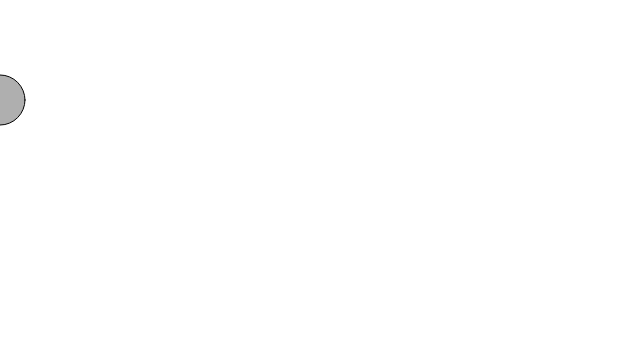
Frame 1 (no input)
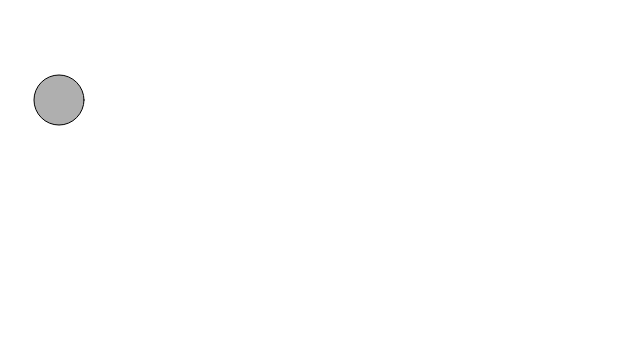
Frame 60 (no input)
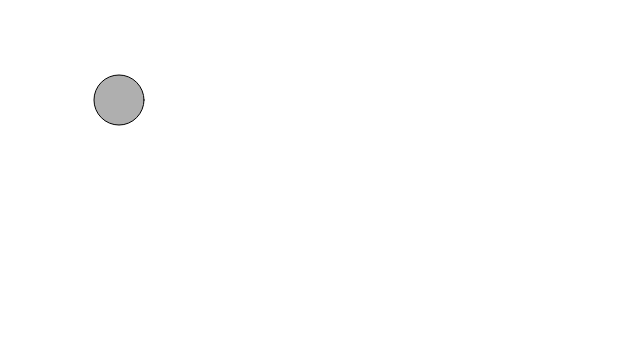
Frame 120 (the mouse pressed at the canvas centre since frame 60)

The p5.js sketch that drew these frames (run headless with seeded random() and noise() and a simulated clock; from frame 60 on, the mouse is pressed at the canvas centre):

// p5.js sketch
// ── sketch.js
// Learning Processing
// Daniel Shiffman
// http://www.learningprocessing.com

// Example 4-3: Varying variables

// Declare and initialize two integer variables at the top of the code.
var circleX = 0;
var circleY = 100;

function setup() {
  createCanvas(640,360);
}

function draw() {
  background(255);
  stroke(0);
  fill(175);
  // Use the variables to specify the location of an ellipse.
  ellipse(circleX,circleY,50,50);
  
  // An assignment operation that increments the value of circleX by 1.
  circleX = circleX + 1;
}
